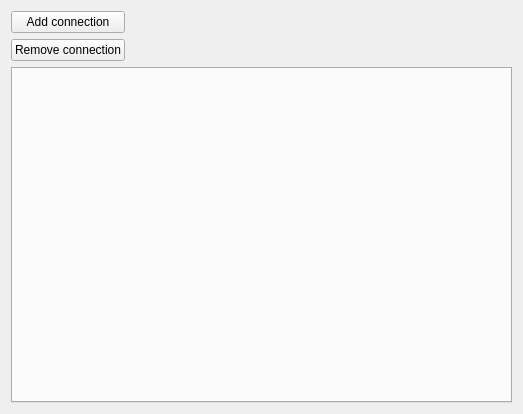
<?xml version="1.0" encoding="UTF-8"?>
<ui version="4.0">
 <class>cls_formConnections</class>
 <widget class="QWidget" name="cls_formConnections">
  <property name="geometry">
   <rect>
    <x>0</x>
    <y>0</y>
    <width>523</width>
    <height>414</height>
   </rect>
  </property>
  <property name="windowTitle">
   <string>Form</string>
  </property>
  <layout class="QVBoxLayout" name="verticalLayout_2">
   <item>
    <layout class="QHBoxLayout" name="horizontalLayout">
     <item>
      <layout class="QVBoxLayout" name="verticalLayout">
       <item>
        <widget class="QPushButton" name="pushButton">
         <property name="text">
          <string>Add connection</string>
         </property>
        </widget>
       </item>
       <item>
        <widget class="QPushButton" name="pushButton_2">
         <property name="text">
          <string>Remove connection</string>
         </property>
        </widget>
       </item>
      </layout>
     </item>
     <item>
      <spacer name="horizontalSpacer">
       <property name="orientation">
        <enum>Qt::Horizontal</enum>
       </property>
       <property name="sizeHint" stdset="0">
        <size>
         <width>40</width>
         <height>20</height>
        </size>
       </property>
      </spacer>
     </item>
    </layout>
   </item>
   <item>
    <widget class="cls_multiClient" name="tabWidget">
     <property name="currentIndex">
      <number>-1</number>
     </property>
    </widget>
   </item>
  </layout>
 </widget>
 <customwidgets>
  <customwidget>
   <class>cls_multiClient</class>
   <extends>QTabWidget</extends>
   <header>cls_multiclient.h</header>
   <container>1</container>
   <slots>
    <slot>myAddTab()</slot>
    <slot>myRemoveTab()</slot>
   </slots>
  </customwidget>
 </customwidgets>
 <resources/>
 <connections>
  <connection>
   <sender>pushButton</sender>
   <signal>clicked()</signal>
   <receiver>tabWidget</receiver>
   <slot>myAddTab()</slot>
   <hints>
    <hint type="sourcelabel">
     <x>72</x>
     <y>26</y>
    </hint>
    <hint type="destinationlabel">
     <x>63</x>
     <y>161</y>
    </hint>
   </hints>
  </connection>
  <connection>
   <sender>pushButton_2</sender>
   <signal>clicked()</signal>
   <receiver>tabWidget</receiver>
   <slot>myRemoveTab()</slot>
   <hints>
    <hint type="sourcelabel">
     <x>121</x>
     <y>56</y>
    </hint>
    <hint type="destinationlabel">
     <x>194</x>
     <y>97</y>
    </hint>
   </hints>
  </connection>
 </connections>
</ui>
